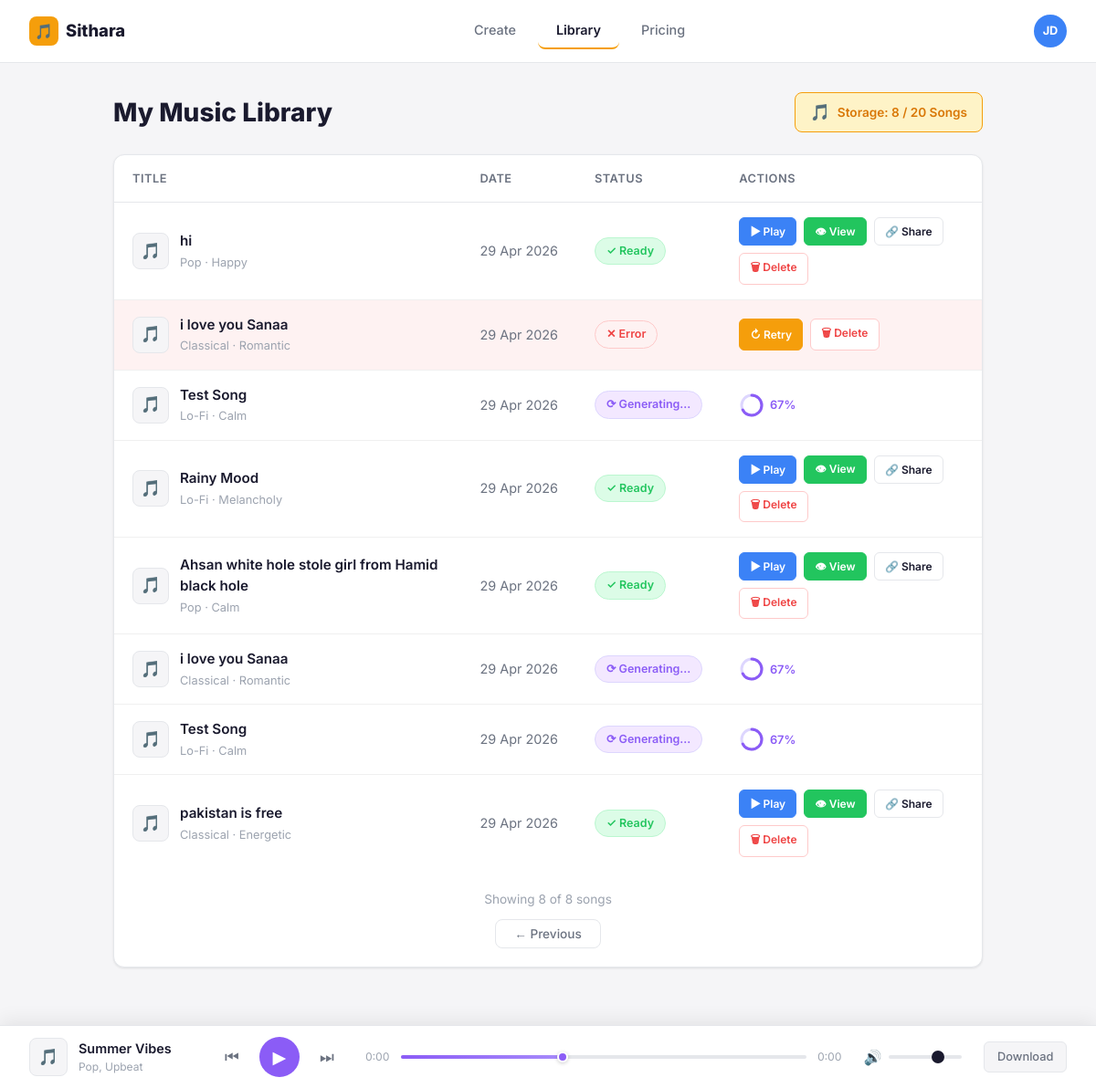
/library/, run on the app's committed database.
### music/models/song.py (models this page shows, shortened)
class Song(models.Model):
    song_id = models.UUIDField(primary_key=True)
    user = models.ForeignKey(
        User,
        on_delete=models.CASCADE,
        related_name="songs"
    )
    status = models.CharField(
        max_length=20,
        choices=SongStatus.choices
    )
    lyrics = models.TextField(blank=True, null=True)
    class Meta:
        app_label = 'music'

### music/models/song_metadata.py (models this page shows)
class SongMetadata(models.Model):
    song = models.OneToOneField(
        Song,
        on_delete=models.CASCADE,
        related_name="metadata"
    )
    title = models.CharField(max_length=255)
    occasion = models.CharField(max_length=100)
    genre = models.CharField(max_length=100)
    mood = models.CharField(max_length=100)
    voice_type = models.CharField(
        max_length=10,
        choices=VoiceType.choices
    )
    description = models.TextField(blank=True)
    date_created = models.DateTimeField()
    class Meta:
        app_label = 'music'

### music/models/generation_task.py (models this page shows, shortened)
class GenerationTask(models.Model):
    task_id = models.UUIDField(primary_key=True)
    user = models.ForeignKey(
        User,
        on_delete=models.CASCADE,
        related_name="generation_tasks"
    )
    status = models.CharField(
        max_length=20,
        choices=GenerationStatus.choices
    )
    start_time = models.DateTimeField()
    retry_count = models.IntegerField(default=0)
    backgrounded = models.BooleanField(default=False)
    external_task_id = models.CharField(max_length=255, null=True, blank=True)
    song = models.OneToOneField(
        Song,
        on_delete=models.SET_NULL,
        null=True,
        blank=True,
        related_name="generation_task"
    )
    class Meta:
        app_label = 'music'

### music/views/library_view.py (the view)
# urls.py: path('library/', LibraryView.as_view(), name='library'),
class LibraryView(View):
    def get(self, request):
        all_songs = Song.objects.select_related(
            'generation_task', 'metadata'
        ).order_by('-song_id')
        total_count = all_songs.count()
        songs = all_songs[:20]
        return render(request, 'library.html', {
            'active_page': 'library',
            'songs': songs,
            'total_count': total_count,
        })

### templates/library.html (shortened to what this page needs)
{% extends "base.html" %}
{% block content %}
<div class="container">
  <div class="page-header">
    <h1>My Music Library</h1>
    <div class="storage-badge">
      <span class="dot">🎵</span> Storage: {{ songs|length }} / 20 Songs
    </div>
  </div>
  <div class="card">
    {% if songs %}
    <table class="songs-table">
      <thead>
        <tr>
          <th>Title</th>
          <th>Date</th>
          <th>Status</th>
          <th>Actions</th>
        </tr>
      </thead>
      <tbody id="songs-tbody">
        {% for song in songs %}
        <tr id="row-{{ song.song_id }}" class="{% if song.status == 'FAILED' %}row-error{% endif %}">
          <td>
            <div class="song-info">
              <div class="song-icon">🎵</div>
              <div>
                <div class="song-title">{% if song.metadata %}{{ song.metadata.title }}{% else %}{{ song.song_id|truncatechars:18 }}{% endif %}</div>
                <div class="song-meta-text">
                  {% if song.metadata %}{{ song.metadata.genre }} · {{ song.metadata.mood }}{% elif song.lyrics %}{{ song.lyrics|truncatechars:30 }}{% else %}No lyrics{% endif %}
                </div>
              </div>
            </div>
          </td>
          <td class="song-date">{{ song.generation_task.start_time|date:"d M Y"|default:"—" }}</td>
          <td>
            {% if song.status == 'READY' %}
              <span class="badge badge-ready">✓ Ready</span>
            {% elif song.status == 'FAILED' %}
              <span class="badge badge-error">✕ Error</span>
            {% else %}
              <span class="badge badge-generating">⟳ Generating...</span>
            {% endif %}
          </td>
          <td>
            <div class="actions">
              {% if song.status == 'READY' %}
                <button class="btn btn-play btn-sm" onclick="playSong('{{ song.song_id }}', '{% if song.metadata %}{{ song.metadata.title|escapejs }}{% else %}{{ song.song_id|truncatechars:12 }}{% endif %}', '{% if song.metadata %}{{ song.metadata.genre|escapejs }}{% endif %}')">▶ Play</button>
                <a href="{% url 'song_detail' song.song_id %}" class="btn btn-share btn-sm">👁 View</a>
                <button class="btn btn-secondary btn-sm" onclick="copyShareLink('{{ song.song_id }}')">🔗 Share</button>
                <button class="btn btn-delete btn-sm" onclick="confirmDelete('{{ song.song_id }}')">🗑 Delete</button>
              {% elif song.status == 'FAILED' %}
                <button class="btn btn-retry btn-sm" onclick="retrySong('{{ song.song_id }}')">↻ Retry</button>
                <button class="btn btn-delete btn-sm" onclick="confirmDelete('{{ song.song_id }}')">🗑 Delete</button>
              {% else %}
                <div class="progress-ring">
                  <svg viewBox="0 0 28 28">
                    <circle class="track" cx="14" cy="14" r="11" />
                    <circle class="fill" cx="14" cy="14" r="11"
                      stroke-dasharray="69.1" stroke-dashoffset="22.8" />
                  </svg>
                  67%
                </div>
              {% endif %}
            </div>
          </td>
        </tr>
        {% endfor %}
      </tbody>
    </table>
    <div class="table-footer">
      <span>Showing {{ songs|length }} of {{ total_count }} songs</span>
      <button class="pagination-btn">← Previous</button>
    </div>
    {% else %}
    <div class="empty-state">
      <div class="icon">🎶</div>
      <p>Your library is empty. Start creating!</p>
      <a href="{% url 'generate' %}" class="btn btn-primary">✨ Create First Song</a>
    </div>
    {% endif %}
  </div>
</div>
{% endblock %}

### data on the page
Song: metadata "hi", metadata.genre "Pop", metadata.mood "Happy", generation_task.start_time "29 Apr 2026", status "✓ Ready"
Song: metadata "i love you Sanaa", metadata.genre "Classical", metadata.mood "Romantic", generation_task.start_time "29 Apr 2026", status "✕ Error"
Song: metadata "Test Song", metadata.genre "Lo-Fi", metadata.mood "Calm", generation_task.start_time "29 Apr 2026", status "⟳ Generating..."
Song: metadata "Rainy Mood", metadata.genre "Lo-Fi", metadata.mood "Melancholy", generation_task.start_time "29 Apr 2026", status "✓ Ready"
Song: metadata "Ahsan white hole stole girl from Hamid black hole", metadata.genre "Pop", metadata.mood "Calm", generation_task.start_time "29 Apr 2026", status "✓ Ready"
Song: metadata "i love you Sanaa", metadata.genre "Classical", metadata.mood "Romantic", generation_task.start_time "29 Apr 2026", status "⟳ Generating..."
Song: metadata "Test Song", metadata.genre "Lo-Fi", metadata.mood "Calm", generation_task.start_time "29 Apr 2026", status "⟳ Generating..."
Song: metadata "pakistan is free", metadata.genre "Classical", metadata.mood "Energetic", generation_task.start_time "29 Apr 2026", status "✓ Ready"

### other printed values
{{ songs|length }} "8"
{{ total_count }} "8"
